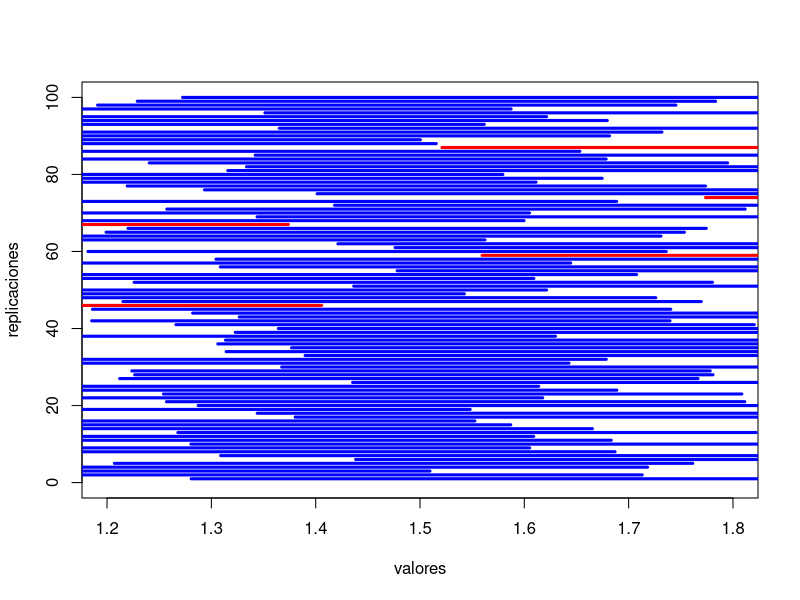

The R source for this figure:
## ---- chunk 1
knitr::opts_chunk$set(echo = TRUE)
## ---- chunk 2
set.seed(1012)
mu=1.5; sigma=1; alpha=0.05
poblacion=rnorm(10^6, mu, sigma)

## ---- chunk 3
ICZ=function(x, sigma, alpha){
  c(mean(x)-qnorm(1-alpha/2)*sigma/sqrt(length(x)),
    mean(x)+qnorm(1-alpha/2)*sigma/sqrt(length(x)))
}
## ---- chunk 4
set.seed(2)
M=replicate(100, ICZ(sample(poblacion,50, replace=TRUE),sigma,alpha))

## ---- chunk 5
plot(1:10, type = "n", xlim = c(1.2, 1.8), ylim = c(0, 100), xlab = "valores", ylab = "replicaciones")
seg.int=function(i){
  color="blue";
  if((mu<M[1,i])|(mu>M[2,i])){color="red"}
  segments(M[1,i],i,M[2,i],i, col = color,lwd=3)}
invisible(sapply(1:100, FUN = seg.int))
## ---- chunk 6
media=9.5
sd=0.5
n=1000
alpha2=0.05
cuantil=qnorm(1-alpha2/2)

(extremo.izquierdo=round(media-cuantil*sd/sqrt(n),3))
(extremo.derecho=round(media+cuantil*sd/sqrt(n),3))
## ---- chunk 7
media_n <- 170
sig_pilot <- 10
alpha3 <- 0.01
amplitud <-2
cuantil2<- qnorm(1-alpha3/2)
(n.minimo <- ceiling((2*cuantil2*sig_pilot/amplitud)^2))
  
## ---- chunk 8
set.seed(1001)
flores_eleg <- sample(1:150,60, replace = TRUE)
muestra_florg <- iris[flores_eleg,]
head(muestra_florg, 10)


## ---- chunk 9
(numero.flores.setosa=table(muestra_florg$Species=="setosa")[2])
## ---- chunk 10
library(epitools)
binom.exact(numero.flores.setosa, 60, conf.level = 0.95)
## ---- chunk 11
binom.approx(340, 500, conf.level = 0.95)
## ---- chunk 12
tempus <- c(12, 13, 13, 14, 14, 14, 15, 15, 16, 17, 17, 18, 18, 19, 19, 25,25, 26, 27, 30, 33, 34, 35, 40, 40, 51, 51, 58, 59, 83)

#calculo de la varianza
var2 <- var(tempus)
n<-30
#calculamos los cuantiles

alpha4 <- 0.05
(cuantil.izquierda <- qchisq(1-alpha4/2, n-1))
(cuantil.derecha <- qchisq(alpha4/2, n-1))

####calculo de los intervalos de confianza

(valor.izquierdo =(n-1)*var2/cuantil.izquierda)
(valor.derecho = (n-1)*var2/cuantil.derecha)

#por ultimo scacamos los valores al cuadrado.
c(sqrt(valor.izquierdo), sqrt(valor.derecho))

## ---- chunk 13
set.seed(42)
X <- replicate(1000, var(sample(iris[flores_eleg,]$Petal.Length, replace = TRUE)))
##a continuacion hayamos los cuantiles

IC.booth <- c(quantile(X, alpha4/2), quantile(X, 1-alpha4/2))
round(IC.booth)

library(boot)
#para hacer el reshape con una funcion predeterminada en R 
